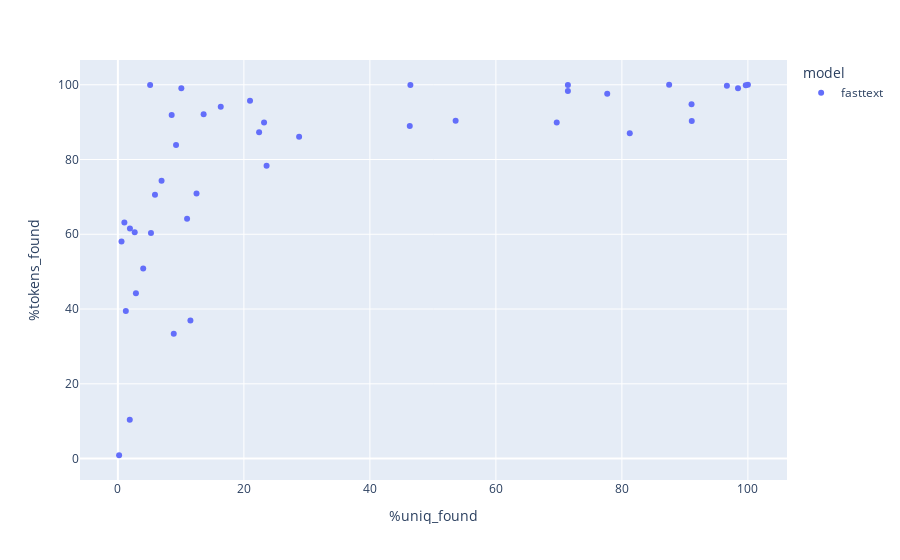

This figure's notebook cell:
### Code cell
fig = px.scatter(vocab_df1, x='%uniq_found', y='%tokens_found', color='model', hover_data=['field', '%tokens_found', '%uniq_found'])
fig.show()

### Figure 1 — Plotly figure (JSON) as saved in the notebook; plotly's stock layout.template omitted (floating-point values rounded to 4 significant figures)
{"data": [{"customdata": [["bio_material_sam"], ["biological_material_preprocessing_sam"], ["collection_label_sam"], ["comments_sam"], ["conductivity_sam"], ["corrected_species_name_sam"], ["coverage_sam"], ["date_of_birth_sam"], ["derived_from_sam"], ["description_exp"], ["description_sam"], ["descriptor_sam"], ["details_sam"], ["diagnostic_pcr_ct_value_1_sam"], ["dissolved_oxygen_sam"], ["experimental_factor__rna_interference_exp"], ["experimental_factor__strain_exp"], ["extra_info_sam"], ["fiber_sam"], ["glucose_sam"], ["host_exp"], ["host_scietific_nam_sam"], ["isolate_run"], ["isolation_site_sam"], ["misc_param_sam"], ["mlst__scheme_sam"], ["nitrate_sam"], ["redox_potential_sam"], ["replicate_group_sam"], ["sample_comment_sam"], ["sampling_date_run"], ["sequence_sam"], ["single_cell_sam"], ["specimen_sam"], ["subsrc_note_sam"], ["symptom_sam"], ["taxonomy_species_sam"], ["time_of_collection_sam"], ["tretment_sam"], ["tumor_size_sam"], ["water_content_sam"], ["ww_surv_target_1_conc_sam"]], "hovertemplate": "model=fasttext<br>%uniq_found=%{x}<br>%tokens_found=%{y}<br>field=%{customdata[0]}<extra></extra>", "legendgroup": "fasttext", "marker": {"color": "#636efa", "symbol": "circle"}, "mode": "markers", "name": "fasttext", "orientation": "v", "showlegend": true, "type": "scatter", "x": [5.886, 77.67, 1.887, 53.61, 71.43, 91.09, 46.43, 0.1928, 12.48, 1.031, 23.2, 1.912, 10.98, 5.115, 8.537, 23.6, 11.51, 96.67, 16.33, 22.41, 71.43, 98.43, 0.5787, 91.05, 6.933, 9.231, 20.97, 87.5, 8.867, 46.33, 2.863, 5.251, 100, 2.671, 28.76, 81.25, 99.66, 1.263, 69.66, 4.02, 13.61, 10.07], "xaxis": "x", "y": [70.54, 97.6, 10.35, 90.34, 98.3, 90.31, 99.92, 0.8812, 70.91, 63.12, 89.87, 61.56, 64.17, 99.95, 91.91, 78.31, 36.96, 99.7, 94.09, 87.3, 99.91, 99.08, 58.04, 94.8, 74.29, 83.87, 95.72, 99.97, 33.4, 88.98, 44.21, 60.33, 100, 60.55, 86.12, 87.02, 99.87, 39.47, 89.93, 50.83, 92.13, 99.08], "yaxis": "y"}], "layout": {"autosize": true, "legend": {"title": {"text": "model"}, "tracegroupgap": 0}, "margin": {"t": 60}, "xaxis": {"anchor": "y", "autorange": true, "domain": [0, 1], "range": [-5.67, 105.9], "title": {"text": "%uniq_found"}, "type": "linear"}, "yaxis": {"anchor": "x", "autorange": true, "domain": [0, 1], "range": [-6.793, 107.7], "title": {"text": "%tokens_found"}, "type": "linear"}}}
